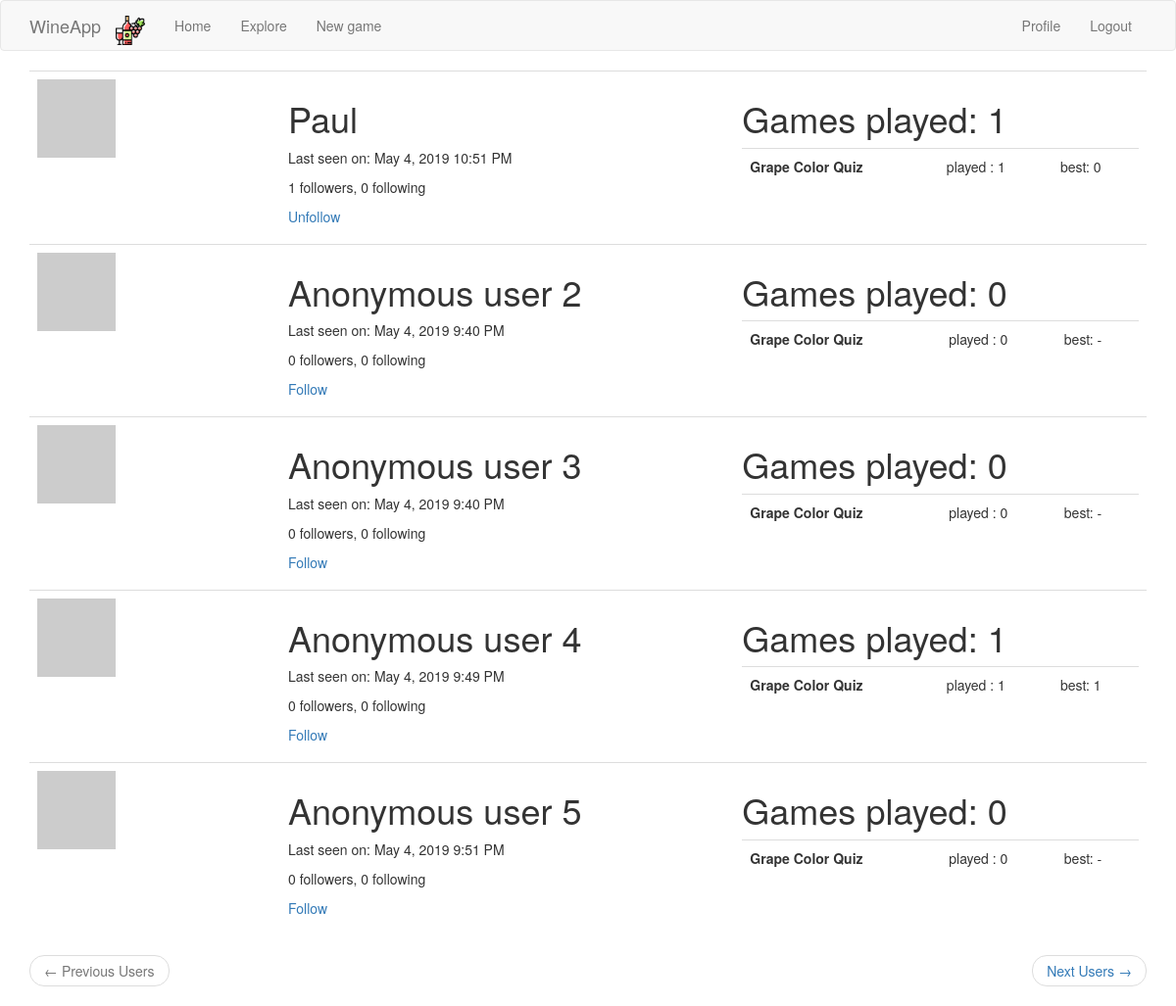
The page /explore_users (signed in) on the database its author committed.
### app/models.py (models this page shows, shortened)
class User(UserMixin, db.Model):
    id = db.Column(db.Integer, primary_key=True)
    username = db.Column(db.String(64), index=True, unique=True)
    email = db.Column(db.String(120), index=True, unique=True)
    password_hash = db.Column(db.String(128))
    posts = db.relationship('Post', backref='author', lazy='dynamic')
    about_me = db.Column(db.String(140))
    last_seen = db.Column(db.DateTime, default=datetime.utcnow)
    followed = db.relationship(
        'User', secondary=followers,
        primaryjoin=(followers.c.follower_id == id),
        secondaryjoin=(followers.c.followed_id == id),
        backref=db.backref('followers', lazy='dynamic'), lazy='dynamic')
    def avatar(self, size):
        digest = md5(self.email.lower().encode('utf-8')).hexdigest()
        return 'https://www.gravatar.com/avatar/{}?d=identicon&s={}'.format(
            digest, size)
    def is_following(self, user_):
        return self.followed.filter(
            followers.c.followed_id == user_.id).count() > 0

### app/main/routes.py (the view)
@bp.route('/explore_users', methods=['GET', 'POST'])
@login_required
def explore_users():
    page = request.args.get('page', 1, type=int)
    users = User.query.order_by(User.id.asc()).paginate(
        page, current_app.config['USERS_PER_PAGE'], False)
    next_url = url_for('main.explore_users', page=users.next_num) \
        if users.has_next else None
    prev_url = url_for('main.explore_users', page=users.prev_num) \
        if users.has_prev else None
    games_stats = {u.id: get_player_stats(u) for u in users.items}
    return render_template('explore_users.html',
                           users=users.items,
                           games_stats=games_stats,
                           prev_url=prev_url,
                           next_url=next_url)

### app/main/routes.py (called while the page is built)
@bp.before_app_request
def before_request():
    if current_user.is_authenticated:
        current_user.last_seen = datetime.utcnow()
        db.session.commit()
    g.locale = str(get_locale())

### app/models.py (called while the page is built)
@login.user_loader
def load_user(id):
    return User.query.get(int(id))

def get_player_stats(user_):
    games = Game.query.filter_by(player_id=user_.id).all()
    games_per_type = {}
    for game_type, game_name in current_app.config['GAMES_TO_NAMES'].items():
        games_per_type[(game_type, game_name)] = [game for game in games if game.game_type == game_type]
    summary_per_type = []
    for (game_type, game_name), games in games_per_type.items():
        summary_per_type.append(
            {
                'name': game_name,
                'type': game_type,
                'nb_played': len(games),
                'best': max(games, key=lambda x: x.score).score if len(games) > 0 else '-'
            }
        )
        return summary_per_type, len(games)

### app/templates/explore_users.html
{% extends "base.html" %}
{% block app_content %}
<table class="table table-hover">
     {% for user in users %}
        {% include '_user.html' %}
    {% endfor %}
</table>
<nav aria-label="...">
    <ul class="pager">
        <li class="previous{% if not prev_url %} disabled{% endif %}">
            <a href="{{ prev_url or '#' }}">
                <span aria-hidden="true">&larr;</span> {{ _('Previous Users') }}
            </a>
        </li>
        <li class="next{% if not next_url %} disabled{% endif %}">
            <a href="{{ next_url or '#' }}">
                {{ _('Next Users') }} <span aria-hidden="true">&rarr;</span>
            </a>
        </li>
    </ul>
</nav>
{% endblock %}

### app/templates/_user.html (shortened to what this page needs)
<tr onclick="window.location='{{ url_for('main.user', username=user.username) }}'">
    <td width="256px"><img src="{{ user.avatar(256) }}"></td>
    <td>
        <h1>{{ user.username.capitalize() }}</h1>
        {% if user.last_seen %}
        <p>{{ _('Last seen on') }}: {{ moment(user.last_seen).format('LLL') }}</p>
        {% endif %}
        <p>{{ _('%(count)d followers', count=user.followers.count()) }}, {{ _('%(count)d following',
            count=user.followed.count()) }}</p>
        {% if user == current_user %}
        <p><a href="{{ url_for('main.edit_profile') }}">{{ _('Edit your profile') }}</a></p>
        {% elif not current_user.is_following(user) %}
        <p><a href="{{ url_for('main.follow', username=user.username) }}">{{ _('Follow') }}</a></p>
        {% else %}
        <p><a href="{{ url_for('main.unfollow', username=user.username) }}">{{ _('Unfollow') }}</a></p>
        {% endif %}
    </td>
    <td>
        <h1>Games played: {{ games_stats[user.id][1] }}</h1>
        <table class="table table-hover">
            {% for game in games_stats[user.id][0] %}
            <tr>
                <th>{{ game.name }}</th>
                <td>played : {{ game.nb_played }}</td>
                <td>best: {{ game.best }}</td>
                {% endfor %}
            </tr>
        </table>
    </td>
</tr>

### rows shown on the page
User: username "Paul", last_seen "May 4, 2019 10:51 PM", id "1", name "Grape Color Quiz", nb_played "1", best "0"
User: username "Anonymous user 2", last_seen "May 4, 2019 9:40 PM", games_stats "0", name "Grape Color Quiz", nb_played "0", best "-"
User: username "Anonymous user 3", last_seen "May 4, 2019 9:40 PM", games_stats "0", name "Grape Color Quiz", nb_played "0", best "-"
User: username "Anonymous user 4", last_seen "May 4, 2019 9:49 PM", games_stats "1", name "Grape Color Quiz", nb_played "1", best "1"
User: username "Anonymous user 5", last_seen "May 4, 2019 9:51 PM", games_stats "0", name "Grape Color Quiz", nb_played "0", best "-"
